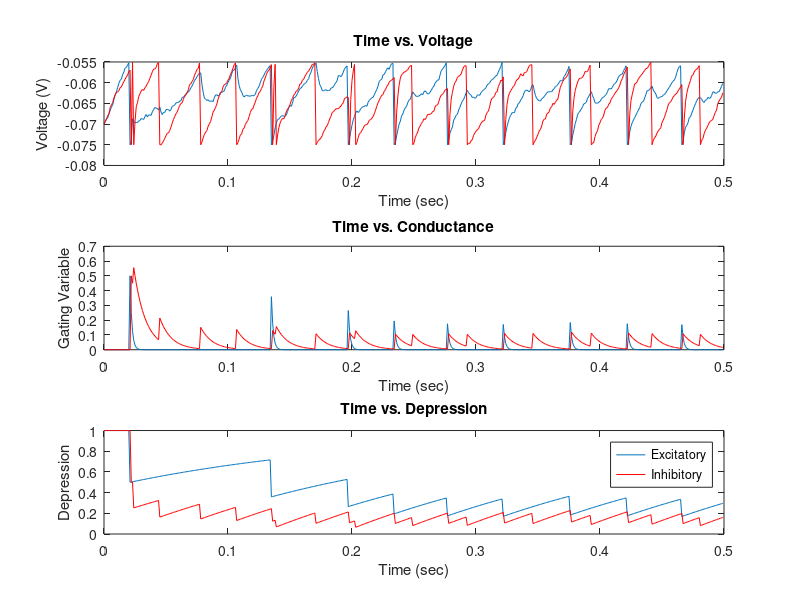

This figure's MATLAB source:
clear all

%Constants neurons share
sigma = .05e-9;     %coefficient of randomness
Vl = -0.070;        %Leak potential for both neurons
Vth = -0.055;       %Threshold potential for both neurons
Vspike = .02;       %Spike potential for both neurons
Vres = -0.075;      %Reset potential for both neurons
Pr = .5;            %Probability of release of vesicles
taud = .2;          %Time constant of Depression

%Constant parameters that effect neuron1
C1 = 5e-9;          %Capacity for Neuron1
Rm1 = 20e6;         %membrain resistance neuron 1
G21 = 10e-6;        %Maximum conductance affecting neuron 1
Erev21 = -0.070;    %Reversal potential affecting neuron 1
Iapp1 = 4.5e-9;     %Applied Current into neuron 1
taus1 = .002;       %Gating variable time constant

%Constant parameters that effect neuron2
C2 = 5e-9;          %Capacity for Neuron 2
Rm2 = 20e6;         %membrain resistance neuron 2
G12 = 5e-6;         %Maximum conductance affecting neuron 2
Erev12 = 0;         %Reversal potential affecting neuron 2
Iapp2 = 3e-9;       %Applied Current into neuron 2
taus2 = .01;        %Gating variable time constant

%Time variables
startT = 0;                 %Time starts at 0
dT = .001;                  %dT is 1 ms
endT = 100;                 %Time ends
timeVec = startT:dT:endT;   %Time vector from startTime to endTime in increments of dT

%variables for neuron1
Vm1 = zeros(1,length(timeVec));
Vm1(1) = Vl;
spikesN1 = zeros(1,length(timeVec));

%variables for neuron2
Vm2 = zeros(1,length(timeVec));
Vm2(1) = Vl;
spikesN2 = zeros(1,length(timeVec));

%variables for synapse 12
s1 = zeros(1,length(timeVec));
D1 = ones(1,length(timeVec));

%variables for synapse 21
s2 = zeros(1,length(timeVec));
D2 = ones(1,length(timeVec));

%%%%%%%%%%START SIMULATION%%%%%%%%%%%%%%%%%%%%%%%%%%%
for i = 2: length(timeVec),
    %calculating next voltage neuron1
    Vm1(i) = Vm1(i-1) + dT*(((Vl - Vm1(i-1))/Rm1) + G21*s2(i-1)*(Erev21-Vm1(i-1))+ Iapp1 + sigma*randn(1)/sqrt(dT))/C1;
    %Calculating synaptic variables for 21
    s1(i) = s1(i-1) + dT*(-s1(i-1)/taus1);
    D1(i) = D1(i-1) + dT*((1-D1(i-1))/taud);
    
    %calculating next voltage neuron1
    Vm2(i) = Vm2(i-1) + dT*(((Vl - Vm2(i-1))/Rm2) + G12*s1(i-1)*(Erev12-Vm2(i-1))+ Iapp2 + sigma*randn(1)/sqrt(dT))/C1;
    %Calculating synaptic variables for 12
    s2(i) = s2(i-1) + dT*(-s2(i-1)/taus2);
    D2(i) = D2(i-1) + dT*((1-D2(i-1))/taud);
        
    %Check if neuron1 is spiking
    if Vm1(i) >= Vth,
        Vm1(i) = Vres;                      %set v to reset
        s1(i) = s1(i) + Pr*D1(i)*(1-s1(i)); %change gating variable for 21
        D1(i) = D1(i)*(1-Pr);               %change depression variable 21
        spikesN1(i) = 1;                    %update spikes for neuron1
    end
        
    %Check if neuron1 is spiking
    if Vm2(i) >= Vth,
        Vm2(i) = Vres;                      %set v to reset
        s2(i) = s2(i) + Pr*D2(i)*(1-s2(i)); %change gating variable for 12
        D2(i) = D2(i)*(1-Pr);               %change depression variable 21
        spikesN2(i) = 1;                    %update spikes for neuron2
    end
end

%%%%%%%%%%%%%%%Plot voltage, gating variable, depression%%%%%%%%%%%%%%%
figure;
subplot(3,1,1); 
plot(timeVec(1:500),Vm1(1:500));
hold on
plot(timeVec(1:500),Vm2(1:500),'r');
xlabel('Time (sec)')
ylabel('Voltage (V)')
title(['Time vs. Voltage'])

subplot(3,1,2); 
plot(timeVec(1:500),s1(1:500));
hold on
plot(timeVec(1:500),s2(1:500),'r');
xlabel('Time (sec)')
ylabel('Gating Variable')
title(['Time vs. Conductance'])

subplot(3,1,3); 
plot(timeVec(1:500),D1(1:500));
hold on
plot(timeVec(1:500),D2(1:500),'r');
xlabel('Time (sec)')
ylabel('Depression')
title(['Time vs. Depression'])
legend('Excitatory', 'Inhibitory');
